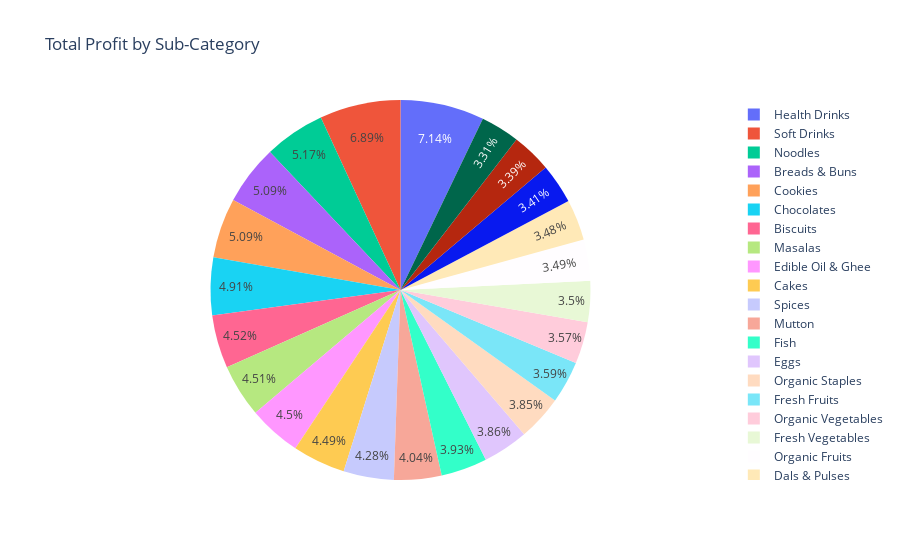

Notebook code for this chart:
### Code cell
fig = px.pie(category_profit, values='Profit', names='Sub_Category', title='Total Profit by Sub-Category')
fig.show()

### Figure 1 — Plotly figure (JSON) as saved in the notebook; plotly's stock layout.template omitted (floating-point values rounded to 4 significant figures)
{"data": [{"domain": {"x": [0, 1], "y": [0, 1]}, "hovertemplate": "Sub_Category=%{label}<br>Profit=%{value}<extra></extra>", "labels": ["Biscuits", "Breads & Buns", "Cakes", "Health Drinks", "Soft Drinks", "Chicken", "Eggs", "Fish", "Mutton", "Atta & Flour", "Dals & Pulses", "Organic Staples", "Rice", "Fresh Fruits", "Fresh Vegetables", "Organic Fruits", "Organic Vegetables", "Edible Oil & Ghee", "Masalas", "Spices", "Chocolates", "Cookies", "Noodles"], "legendgroup": "", "name": "", "showlegend": true, "type": "pie", "values": [169400.0, 190800.0, 168400.0, 267500.0, 258100.0, 124000.0, 144700.0, 147200.0, 151400.0, 127900.0, 130200.0, 144100.0, 126900.0, 134700.0, 131300.0, 130900.0, 133600.0, 168600.0, 169000.0, 160300.0, 183800.0, 190600.0, 193700.0]}], "layout": {"legend": {"tracegroupgap": 0}, "title": {"text": "Total Profit by Sub-Category"}}}
